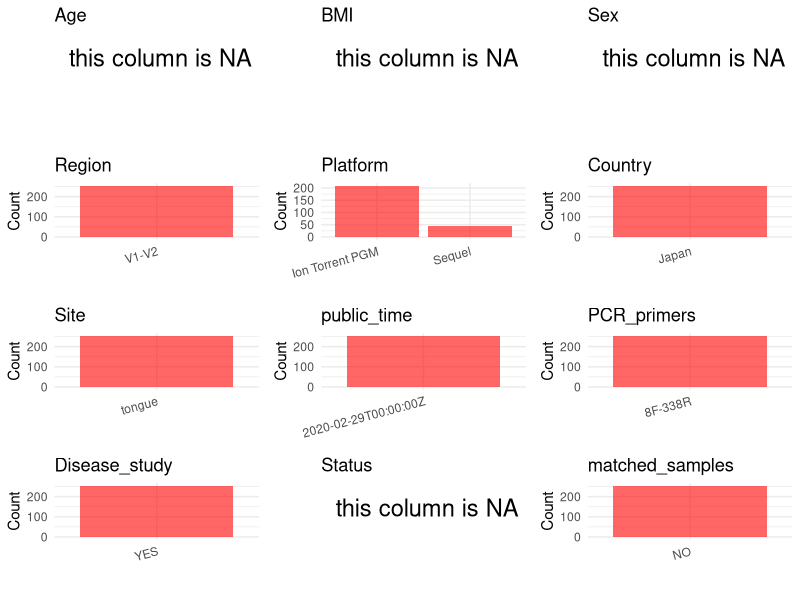

Here is the R script that generated this plot: (Note: this script raises an error after producing the figure.)
## ---- chunk 1
# Load necessary libraries
library(dplyr)
library(ggplot2)
library(cowplot)
library(readxl)

# Set working directory (update this path to your local directory)
setwd("/home/dongbiao/word_embedding_microbiome/all_data/oral/global-oral-microbiome/data/projects/PRJDB9265")

# Read the initial metadata files
initial_meta<-read.csv("SraRunTable.csv")

head(initial_meta)
## ---- chunk 2
# Create a uniform metadata dataframe
metadata <- data.frame(
  BioProject = initial_meta$BioProject,
  Run = initial_meta$Run,
  sample_name = initial_meta$sample_name,
  Age = NA,
  BMI = NA,
  Sex=NA,
  Region = "V1-V2",
  Platform = initial_meta$Instrument,
  Country = initial_meta$geo_loc_name,
  Site = "tongue",
  public_time = initial_meta$ReleaseDate,
  stringsAsFactors = FALSE
)
metadata<-unique(metadata)
## ---- chunk 3
# Add information obtained from the publication
metadata$PCR_primers <- "8F-338R"
metadata$title <- "Disrupted tongue microbiota and detection of nonindigenous bacteria on the day of allogeneic hematopoietic stem cell transplantation"
metadata$Disease_study <- "YES"

# Assign disease status based on sample_name patterns
metadata$Status <- NA
metadata$matched_samples <- "NO"
## ---- chunk 4
# Check the number of unique runs and sample names
print(paste("Number of unique runs:", length(unique(metadata$Run))))
print(paste("Number of unique sample names:", length(unique(metadata$sample_name))))
## ---- chunk 5
# Select columns for visualization
plot_data <- metadata %>%
  select(-BioProject, -Run, -sample_name, -title)

# Function to create simple plots for each column
create_simple_plots <- function(data) {
  plots <- list()
  
  for (col in colnames(data)) {
    # Check if the column is all NA
    if (all(is.na(data[[col]]))) {
      # Create an empty plot with text indicating all NA
      p <- ggplot() +
        annotate("text", x = 0.5, y = 0.5, label = "this column is NA", size = 6) +
        labs(title = col) +
        theme_void()
    } else if (is.numeric(data[[col]])) {
      # Numeric variable: histogram
      p <- ggplot(data, aes(x = .data[[col]])) +
        geom_histogram(fill = "blue", alpha = 0.6, bins = 20, na.rm = TRUE) +
        labs(title = col) +
        theme_minimal()
    } else {
      # Categorical variable: bar plot (remove NA values)
      count_data <- as.data.frame(table(data[[col]], useNA = "ifany"))
      p <- ggplot(count_data, aes(x = reorder(Var1, -Freq), y = Freq)) +
        geom_col(fill = "red", alpha = 0.6) +
        labs(title = col, x = NULL, y = "Count") +
        theme_minimal() +
        theme(axis.text.x = element_text(angle = 15, hjust = 1))
    }
    plots[[col]] <- p
  }
  
  return(plots)
}

# Generate and arrange plots
plots <- create_simple_plots(plot_data)
p<-plot_grid(plots$Age, 
          plots$BMI, 
          plots$Sex, 
          plots$Region, 
          plots$Platform, 
          plots$Country, 
          plots$Site,
          plots$public_time, 
          plots$PCR_primers,
          plots$Disease_study,
          plots$Status,
          plots$matched_samples,# add 
          ncol = 3, align = "hv", axis = "lb")
ggsave("Metadata_Summary.png", plot = p, width = 8, height = 6, dpi = 150)
## ---- chunk 6
knitr::include_graphics("Metadata_Summary.png")
## ---- chunk 7
# Reorder columns to match the desired format
metadata <- metadata[, c(
  "BioProject", "Run", "sample_name", "Age", "BMI", "Sex", 
  "Region", "Platform", "Country", "Site", "public_time", 
  "PCR_primers", "title", "Disease_study", "Status","matched_samples"
)]

# Export the uniform metadata to a CSV file
metadata<-unique(metadata)
write.csv(metadata, file = "metadata.csv", quote = FALSE)
head(metadata)
